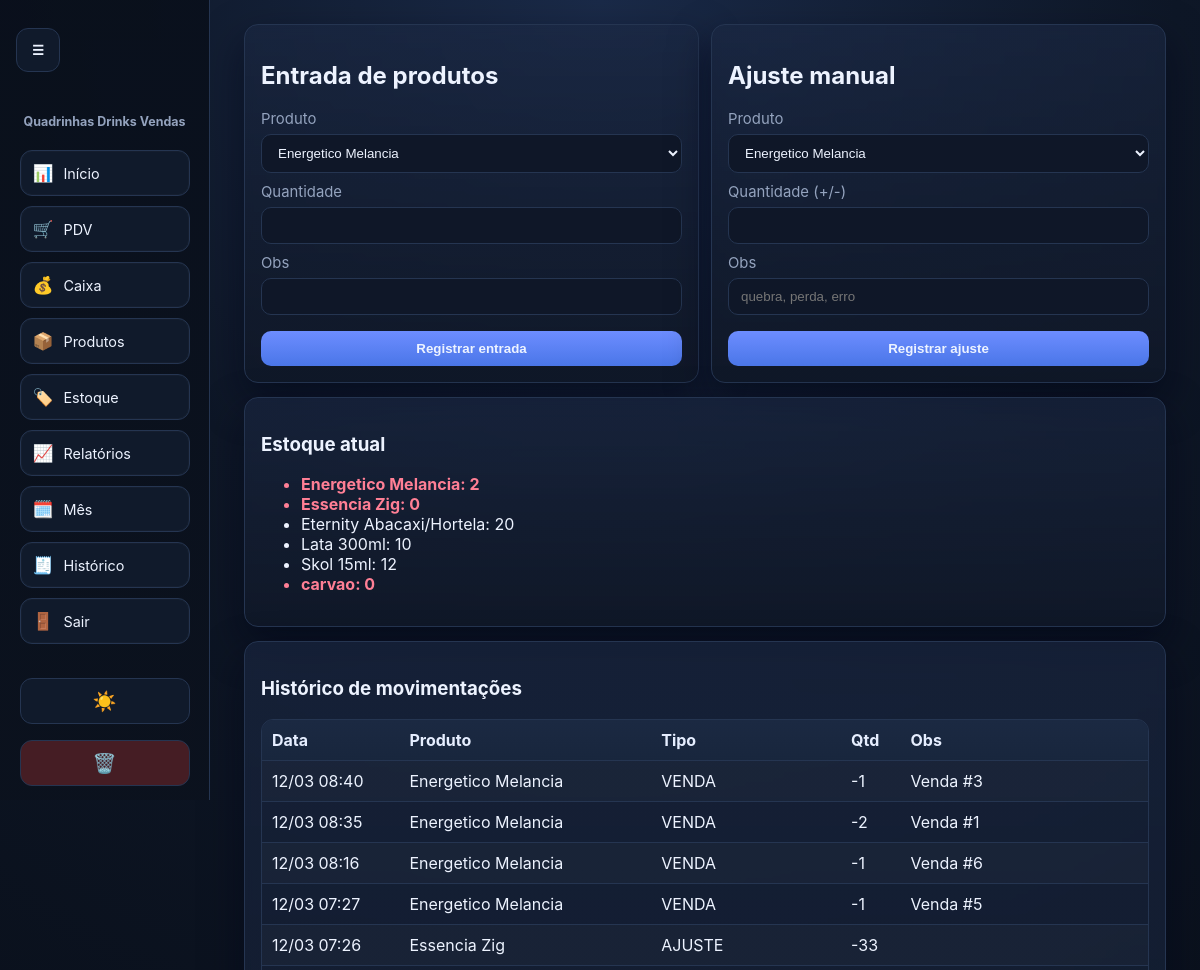
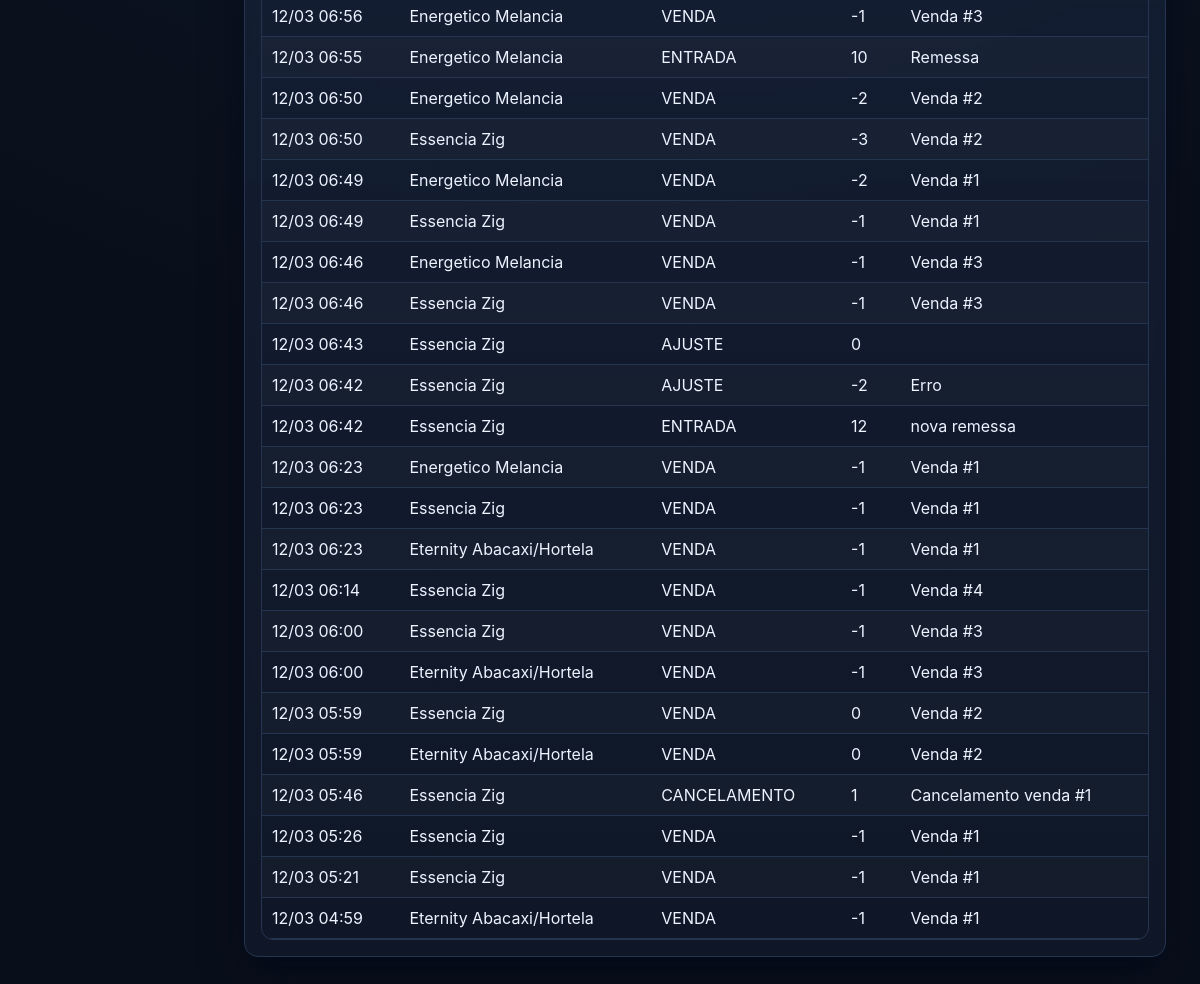
/stock (signed in), run on the app's committed database (2 pictures, top to bottom).
### tables this page shows
CREATE TABLE products (
            id INTEGER PRIMARY KEY AUTOINCREMENT,
            name TEXT NOT NULL,
            category TEXT NOT NULL,
            cost_price REAL NOT NULL,
            sale_price REAL NOT NULL,
            stock_qty INTEGER NOT NULL DEFAULT 0,
            created_at TEXT NOT NULL
        );

CREATE TABLE stock_movements (
            id INTEGER PRIMARY KEY AUTOINCREMENT,
            product_id INTEGER NOT NULL,
            movement_type TEXT NOT NULL,
            quantity INTEGER NOT NULL,
            note TEXT,
            created_at TEXT NOT NULL,
            FOREIGN KEY(product_id) REFERENCES products(id)
        );

### app.py (the view)
@app.route("/stock")
def stock():
    redirect_resp = require_login()
    if redirect_resp:
        return redirect_resp
    db = get_db()
    products = db.execute("SELECT * FROM products ORDER BY name").fetchall()
    movements = db.execute(
        """
        SELECT sm.*, p.name AS product_name FROM stock_movements sm
        JOIN products p ON p.id = sm.product_id
        ORDER BY sm.created_at DESC LIMIT 50
        """
    ).fetchall()
    return render_template("stock.html", products=products, movements=movements, low_threshold=LOW_STOCK_THRESHOLD)

### app.py (called while the page is built)
def get_db() -> sqlite3.Connection:
    if "db" not in g:
        conn = sqlite3.connect(DB_PATH)
        conn.row_factory = sqlite3.Row
        conn.execute("PRAGMA foreign_keys = ON")
        g.db = conn
    return g.db

def require_login():
    if "user_id" not in session:
        flash("Faça login para acessar o sistema.", "warning")
        return redirect(url_for("login"))
    return None

def fmt_dt(value: str | None) -> str:
    if not value:
        return "-"
    try:
        dt = datetime.fromisoformat(value)
        return dt.strftime("%d/%m %H:%M")
    except ValueError:
        return value

def label_movement(value: str | None) -> str:
    if not value:
        return "-"
    return MOVEMENT_LABELS.get(value, value)

@app.context_processor
def inject_branding() -> dict[str, str]:
    return {
        "logo_path": app.config["LOGO_PATH"],
        "favicon_path": app.config["FAVICON_PATH"],
        "asset_version": int(datetime.now().timestamp()) // 3600,
    }

### templates/stock.html
{% extends 'base.html' %}
{% block content %}
<section class="grid two">
<article class="card">
<h2>Entrada de produtos</h2>
<form method="post" action="{{ url_for('stock_entry') }}">
  <label>Produto<select name="product_id">{% for p in products %}<option value="{{ p['id'] }}">{{ p['name'] }}</option>{% endfor %}</select></label>
  <label>Quantidade<input type="number" name="quantity" required></label>
  <label>Obs<input name="note"></label>
  <button>Registrar entrada</button>
</form>
</article>
<article class="card">
<h2>Ajuste manual</h2>
<form method="post" action="{{ url_for('stock_adjust') }}">
  <label>Produto<select name="product_id">{% for p in products %}<option value="{{ p['id'] }}">{{ p['name'] }}</option>{% endfor %}</select></label>
  <label>Quantidade (+/-)<input type="number" name="quantity" required></label>
  <label>Obs<input name="note" placeholder="quebra, perda, erro"></label>
  <button>Registrar ajuste</button>
</form>
</article>
</section>
<section class="card">
<h3>Estoque atual</h3>
<ul>{% for p in products %}<li class="{{ 'low' if p['stock_qty'] <= low_threshold else '' }}">{{ p['name'] }}: {{ p['stock_qty'] }}</li>{% endfor %}</ul>
</section>
<section class="card"><h3>Histórico de movimentações</h3>
<table><tr><th>Data</th><th>Produto</th><th>Tipo</th><th>Qtd</th><th>Obs</th></tr>
{% for m in movements %}<tr><td>{{ m['created_at']|fmt_dt }}</td><td>{{ m['product_name'] }}</td><td>{{ m['movement_type']|label_movement }}</td><td>{{ m['quantity'] }}</td><td>{{ m['note'] }}</td></tr>{% endfor %}
</table>
</section>
{% endblock %}

### templates/base.html (shortened to what this page needs)
<!doctype html>
<html lang="pt-BR">
<head>
  <link rel="stylesheet" href="{{ url_for('static', filename='style.css', v=asset_version) }}">
</head>
<body>
  {% if session.get('user_id') %}
  <button id="menu-toggle" class="menu-toggle" type="button" aria-label="Abrir ou fechar menu">☰</button>
  <aside id="side-menu" class="side-menu">
    <div class="menu-header">
      <h1 style="display:none;">Quadrinhas Drinks Vendas</h1>
    </div>
    <nav class="menu-nav">
      <a href="{{ url_for('dashboard') }}" title="Início"><span>📊</span><small>Início</small></a>
      <a href="{{ url_for('pdv') }}" title="PDV"><span>🛒</span><small>PDV</small></a>
      <a href="{{ url_for('cash') }}" title="Caixa"><span>💰</span><small>Caixa</small></a>
      <a href="{{ url_for('products') }}" title="Produtos"><span>📦</span><small>Produtos</small></a>
      <a href="{{ url_for('stock') }}" title="Estoque"><span>🏷️</span><small>Estoque</small></a>
      <a href="{{ url_for('reports') }}" title="Relatórios"><span>📈</span><small>Relatórios</small></a>
      <a href="{{ url_for('monthly_management') }}" title="Gerenciar mês"><span>🗓️</span><small>Mês</small></a>
      <a href="{{ url_for('sales_history') }}" title="Histórico"><span>🧾</span><small>Histórico</small></a>
      <a href="{{ url_for('logout') }}" title="Sair"><span>🚪</span><small>Sair</small></a>
    </nav>
    <div class="menu-actions">
      <button id="theme-toggle" type="button" title="Alternar tema">☀️</button>
      <form method="post" action="{{ url_for('reset_data') }}" onsubmit="return confirm('Atenção: dados de caixa e vendas serão apagados. Deseja continuar?');">
        <button class="danger-btn" type="submit" title="Apagar dados de caixa e vendas">🗑️</button>
      </form>
    </div>
  </aside>
  {% endif %}
  <main class="app-main {% if session.get('user_id') %}with-sidebar{% endif %}">
    {% block content %}{% endblock %}
  </main>
</body>
</html>

### static/style.css (style rules this page uses)
:root { --bg: #090f1a; --surface: #101a2b; --surface-2: #17243b; --text: #edf3ff; --muted: #94a3be; --primary: #6d8dff; --primary-hover: #89a8ff; --success: #163a25; --danger: #451d24; --warning: #4a3f1a; --border: #253551; --radius: 14px; --shadow: 0 18px 40px rgba(2, 6, 23, 0.55); }
* { box-sizing: border-box; }
body { font-family: Inter, Segoe UI, Roboto, Arial, sans-serif; background: radial-gradient(circle at top, #1a2a48 0%, #0e1727 28%, var(--bg) 65%); color: var(--text); margin: 0; min-height: 100vh; }
.menu-toggle { position: fixed; top: 22px; left: 16px; z-index: 30; width: 44px; height: 44px; border-radius: 12px; border: 1px solid var(--border); background: var(--surface); color: var(--text); cursor: pointer; }
.side-menu { position: fixed; top: 0; left: 0; width: 210px; height: 100vh; background: linear-gradient(180deg, rgba(10, 16, 28, 0.96), rgba(12, 18, 30, 0.92)); border-right: 1px solid var(--border); display: flex; flex-direction: column; padding: 14px 10px; gap: 14px; align-items: center; transition: transform 0.25s ease; z-index: 20; }
.menu-header h1 { font-size: 0.78rem; text-align: center; margin: 100px 0 0; color: var(--muted); }
.menu-nav { display: grid; gap: 10px; justify-items: center; margin: auto 0; }
.menu-nav a { width: 170px; min-height: 46px; display: flex; align-items: center; justify-content: flex-start; gap: 10px; padding: 8px 12px; font-size: 1.05rem; border-radius: 12px; border: 1px solid var(--border); background: var(--surface); color: var(--text); text-decoration: none; }
.menu-nav a small { font-size: 0.9rem; color: var(--text); }
.menu-actions { margin-top: auto; display: grid; gap: 10px; justify-items: center; }
.menu-actions button { width: 170px; height: 46px; padding: 0; border-radius: 12px; border: 1px solid var(--border); background: var(--surface); color: var(--text); cursor: pointer; font-size: 1.2rem; }
.menu-actions .danger-btn { background: var(--danger); }
.app-main { width: min(1200px, 100%); margin: 0 auto; padding: clamp(12px, 2.4vw, 24px); }
.app-main.with-sidebar { margin-left: 220px; width: calc(100% - 230px); }
.card { background: linear-gradient(180deg, rgba(27, 40, 67, 0.62), rgba(16, 24, 40, 0.96)); border: 1px solid var(--border); border-radius: var(--radius); padding: 16px; margin-bottom: 14px; box-shadow: var(--shadow); }
.grid { display: grid; gap: 12px; justify-content: center; }
.grid.two { grid-template-columns: repeat(2, minmax(0, 1fr)); }
table { width: 100%; border-collapse: separate; border-spacing: 0; border: 1px solid var(--border); border-radius: 12px; overflow: hidden; }
th, td { border-bottom: 1px solid var(--border); padding: 10px; text-align: left; }
th { background: linear-gradient(180deg, #1b2942, #18263d); color: #e6eeff; }
tr:nth-child(even) td { background: rgba(255, 255, 255, 0.02); }
label { display: block; margin-bottom: 10px; color: var(--muted); font-size: 0.93rem; }
input, select, button { width: 100%; margin-top: 6px; padding: 10px 12px; border-radius: 10px; border: 1px solid var(--border); background: #0f1728; color: var(--text); }
button { cursor: pointer; background: linear-gradient(180deg, var(--primary), #4a76e8); border: none; font-weight: 600; }
.low { color: #ff7f95; font-weight: 700; }
a { color: #9fc1ff; }
.menu-nav a { box-shadow: inset 0 0 0 1px rgba(255,255,255,0.02); }
.card { backdrop-filter: blur(4px); }

### data on the page
products: name "Energetico Melancia", stock_qty "2"
products: name "Essencia Zig", stock_qty "0"
products: name "Eternity Abacaxi/Hortela", stock_qty "20"
products: name "Lata 300ml", stock_qty "10"
products: name "Skol 15ml", stock_qty "12"
products: name "carvao", stock_qty "0"
stock_movements: created_at|fmt_dt "12/03 08:40", product_name "Energetico Melancia", movement_type|label_movement "VENDA", quantity "-1", note "Venda #3"
stock_movements: created_at|fmt_dt "12/03 08:35", product_name "Energetico Melancia", movement_type|label_movement "VENDA", quantity "-2", note "Venda #1"
stock_movements: created_at|fmt_dt "12/03 08:16", product_name "Energetico Melancia", movement_type|label_movement "VENDA", quantity "-1", note "Venda #6"
stock_movements: created_at|fmt_dt "12/03 07:27", product_name "Energetico Melancia", movement_type|label_movement "VENDA", quantity "-1", note "Venda #5"
stock_movements: created_at|fmt_dt "12/03 07:26", product_name "Essencia Zig", movement_type|label_movement "AJUSTE", quantity "-33"
stock_movements: created_at|fmt_dt "12/03 06:56", product_name "Energetico Melancia", movement_type|label_movement "VENDA", quantity "-1", note "Venda #3"
stock_movements: created_at|fmt_dt "12/03 06:55", product_name "Energetico Melancia", movement_type|label_movement "ENTRADA", quantity "10", note "Remessa"
stock_movements: created_at|fmt_dt "12/03 06:50", product_name "Energetico Melancia", movement_type|label_movement "VENDA", quantity "-2", note "Venda #2"
stock_movements: created_at|fmt_dt "12/03 06:50", product_name "Essencia Zig", movement_type|label_movement "VENDA", quantity "-3", note "Venda #2"
stock_movements: created_at|fmt_dt "12/03 06:49", product_name "Energetico Melancia", movement_type|label_movement "VENDA", quantity "-2", note "Venda #1"
stock_movements: created_at|fmt_dt "12/03 06:49", product_name "Essencia Zig", movement_type|label_movement "VENDA", quantity "-1", note "Venda #1"
stock_movements: created_at|fmt_dt "12/03 06:46", product_name "Energetico Melancia", movement_type|label_movement "VENDA", quantity "-1", note "Venda #3"
stock_movements: created_at|fmt_dt "12/03 06:46", product_name "Essencia Zig", movement_type|label_movement "VENDA", quantity "-1", note "Venda #3"
stock_movements: created_at|fmt_dt "12/03 06:43", product_name "Essencia Zig", movement_type|label_movement "AJUSTE", quantity "0"
stock_movements: created_at|fmt_dt "12/03 06:42", product_name "Essencia Zig", movement_type|label_movement "AJUSTE", quantity "-2", note "Erro"
stock_movements: created_at|fmt_dt "12/03 06:42", product_name "Essencia Zig", movement_type|label_movement "ENTRADA", quantity "12", note "nova remessa"
stock_movements: created_at|fmt_dt "12/03 06:23", product_name "Energetico Melancia", movement_type|label_movement "VENDA", quantity "-1", note "Venda #1"
stock_movements: created_at|fmt_dt "12/03 06:23", product_name "Essencia Zig", movement_type|label_movement "VENDA", quantity "-1", note "Venda #1"
stock_movements: created_at|fmt_dt "12/03 06:23", product_name "Eternity Abacaxi/Hortela", movement_type|label_movement "VENDA", quantity "-1", note "Venda #1"
stock_movements: created_at|fmt_dt "12/03 06:14", product_name "Essencia Zig", movement_type|label_movement "VENDA", quantity "-1", note "Venda #4"
stock_movements: created_at|fmt_dt "12/03 06:00", product_name "Essencia Zig", movement_type|label_movement "VENDA", quantity "-1", note "Venda #3"
stock_movements: created_at|fmt_dt "12/03 06:00", product_name "Eternity Abacaxi/Hortela", movement_type|label_movement "VENDA", quantity "-1", note "Venda #3"
stock_movements: created_at|fmt_dt "12/03 05:59", product_name "Essencia Zig", movement_type|label_movement "VENDA", quantity "0", note "Venda #2"
stock_movements: created_at|fmt_dt "12/03 05:59", product_name "Eternity Abacaxi/Hortela", movement_type|label_movement "VENDA", quantity "0", note "Venda #2"
stock_movements: created_at|fmt_dt "12/03 05:46", product_name "Essencia Zig", movement_type|label_movement "CANCELAMENTO", quantity "1", note "Cancelamento venda #1"
stock_movements: created_at|fmt_dt "12/03 05:26", product_name "Essencia Zig", movement_type|label_movement "VENDA", quantity "-1", note "Venda #1"
stock_movements: created_at|fmt_dt "12/03 05:21", product_name "Essencia Zig", movement_type|label_movement "VENDA", quantity "-1", note "Venda #1"
stock_movements: created_at|fmt_dt "12/03 04:59", product_name "Eternity Abacaxi/Hortela", movement_type|label_movement "VENDA", quantity "-1", note "Venda #1"

### other printed values
form field product_id "Energetico Melancia"
